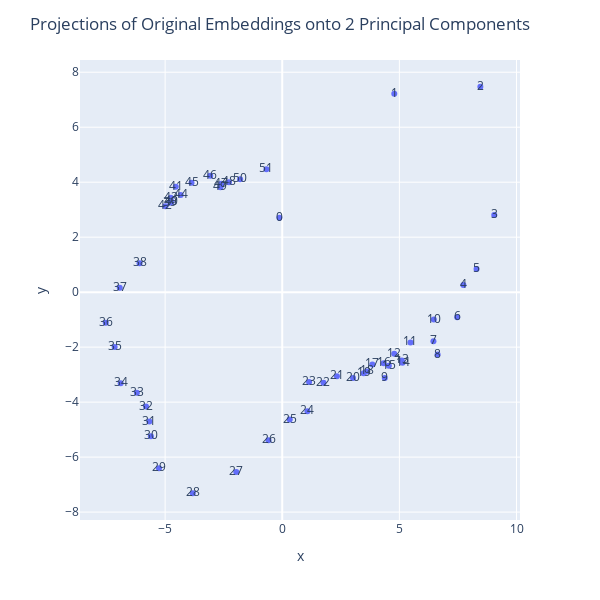
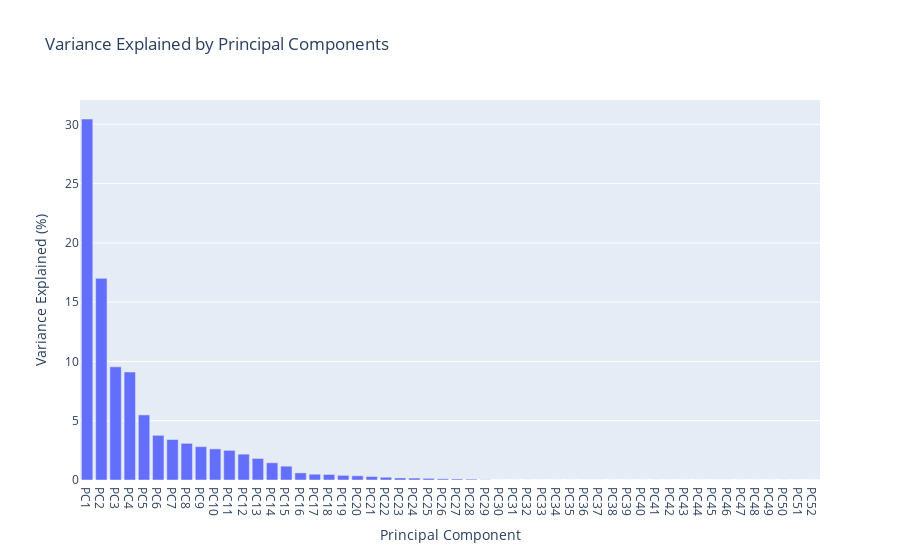
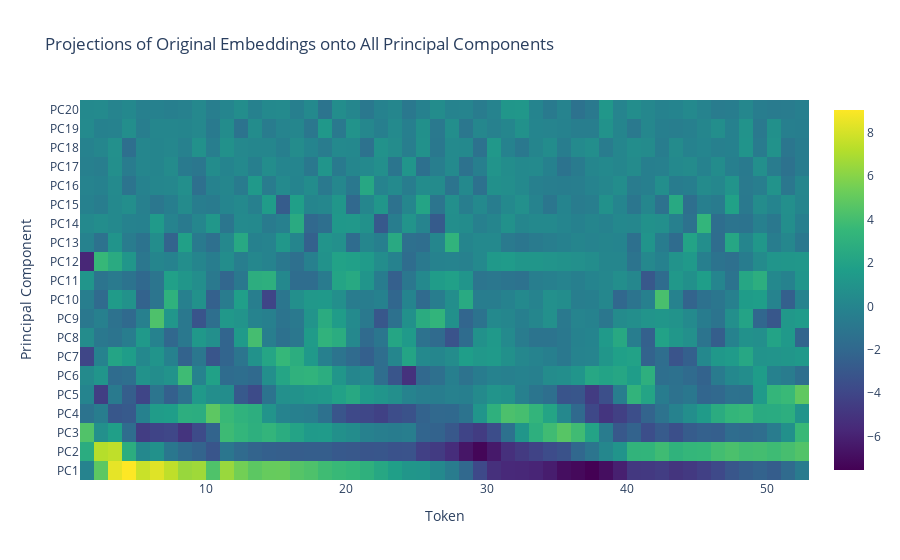

The cell these charts' notebook holds for them, in order:
### Code cell
import plotly.express as px
import numpy as np
import matplotlib.pyplot as plt
from sklearn.linear_model import LinearRegression
from sklearn.metrics import r2_score

embedding = normalized


st = int( (embedding.shape[1] -1) / 2 )
reshaped_embedding = embedding[:,st:,:].squeeze(0)

# Compute the SVD
U, S, V = t.svd(reshaped_embedding)

# Project the data onto the first two principal components
projection = reshaped_embedding @ V[:, :20]

# Convert the projection to a Pandas DataFrame for easy plotting
import pandas as pd
pdf = pd.DataFrame(projection.detach().cpu().numpy(), columns=[ 'PC'+str(i+1) for i in range(20)])

# Create a scatter plot of the projection onto the first two principal components
token_labels = [i for i in range(0, pdf.shape[0] )]


# fig =go.Figure( data=[go.Scatter3d( x=pdf['PC1'], y=pdf['PC2'], z=pdf['PC3'], text=token_labels)])
# fig = px.scatter(x=np.arange(0,pdf['PC3'].shape[0]), y=pdf['PC3'], text=token_labels)
fig = px.scatter(x=pdf['PC1'], y=pdf['PC2'], text=token_labels)
fig.update_layout(
    title='Projections of Original Embeddings onto 2 Principal Components',
    width=600,
    height=600,
)


fig.show()

variance_explained = S ** 2 / (S ** 2).sum()

# Convert to percentage
variance_explained_percentage = variance_explained * 100

# Create a bar chart
fig = go.Figure(
    data=[
        go.Bar(
            x=[f'PC{i+1}' for i in range(len(variance_explained))],
            y=variance_explained_percentage.tolist(),
        )
    ],
    layout=go.Layout(
        title='Variance Explained by Principal Components',
        xaxis_title='Principal Component',
        yaxis_title='Variance Explained (%)',
    )
)

fig.show()

# Project the data onto all of the principal components
Y = reshaped_embedding @ V

print(Y.shape)

Y = Y[:,:20]



# Y now has shape [103, 96] and contains the projection of each original embedding
# onto all of the principal components

# Create a heatmap to visualize the projections
fig = go.Figure(data=go.Heatmap(
    z= Y.t().detach().cpu().numpy(),
    colorscale='Viridis',
    x=list(range(1, 104)),  # Assuming the tokens are numbered from 1 to 103
    y=[f'PC{i+1}' for i in range(Y.size(1))],
))

fig.update_layout(
    title='Projections of Original Embeddings onto All Principal Components',
    xaxis_title='Token',
    yaxis_title='Principal Component',
)

fig.show()


proj = projection.detach().cpu().numpy()

# Prepare data for regression
X = proj[:-1]  # encodings at position p-1
y = proj[1:]   # encodings at position p

# Fit linear regression
lr = LinearRegression()
lr.fit(X, y)

# Predict
y_pred = lr.predict(X)

# Visualize the positional encodings
plt.figure(figsize=(10, 5))
plt.subplot(1, 2, 1)
plt.plot(proj)
plt.title('Positional Encodings')
plt.xlabel('Position')
plt.ylabel('Value')

# Visualize the regression results for a single dimension
# Choose a dimension to visualize
dim = 0
plt.subplot(1, 2, 2)
plt.scatter(X[:, dim], y[:, dim], label='True Encoding')
plt.scatter(X[:, dim], y_pred[:, dim], label='Predicted Encoding', alpha=0.5)
plt.title(f'Regression for Dimension {dim}')
plt.xlabel('Encoding at Position p-1')
plt.ylabel('Encoding at Position p')
plt.legend()

plt.tight_layout()
plt.show()
plt.title(f'Regression for Dimension {0}')
plt.plot(y[:, 0], label='True Encoding')
plt.plot(y_pred[:, 0], label='Predicted Encoding')
plt.show()
plt.title(f'Regression for Dimension {1}')
plt.plot(y[:, 1], label='True Encoding')
plt.plot(y_pred[:, 1], label='Predicted Encoding')
plt.show()
plt.title(f'Regression for Dimension {2}')
plt.plot(y[:, 2], label='True Encoding')
plt.plot(y_pred[:, 2], label='Predicted Encoding')
plt.show()
# Initialize an array to hold the R^2 values
r2_values = np.empty(16)

# Loop through each dimension
for i in range(16):
    r2_values[i] = r2_score(y_pred[:, i], X[:, i])

# Print out the R^2 values
for i, r2 in enumerate(r2_values):
    print(f'R^2 for dimension {i}: {r2:.2f}')

coefficients = lr.coef_
intercept = lr.intercept_
print(coefficients.shape)
print(intercept.shape)
print(coefficients)
print(intercept)

### Figure 1 — Plotly figure (JSON) as saved in the notebook; plotly's stock layout.template omitted (floating-point values rounded to 4 significant figures)
{"data": [{"hovertemplate": "x=%{x}<br>y=%{y}<br>text=%{text}<extra></extra>", "legendgroup": "", "marker": {"color": "#636efa", "symbol": "circle"}, "mode": "markers+text", "name": "", "orientation": "v", "showlegend": false, "text": [0, 1, 2, 3, 4, 5, 6, 7, 8, 9, 10, 11, 12, 13, 14, 15, 16, 17, 18, 19, 20, 21, 22, 23, 24, 25, 26, 27, 28, 29, 30, 31, 32, 33, 34, 35, 36, 37, 38, 39, 40, 41, 42, 43, 44, 45, 46, 47, 48, 49, 50, 51], "type": "scatter", "x": [-0.1222, 4.782, 8.457, 9.05, 7.732, 8.294, 7.468, 6.453, 6.631, 4.376, 6.47, 5.474, 4.781, 5.104, 5.133, 4.55, 4.329, 3.847, 3.611, 3.476, 3.02, 2.333, 1.76, 1.146, 1.076, 0.3185, -0.5868, -1.962, -3.82, -5.262, -5.608, -5.672, -5.815, -6.205, -6.896, -7.154, -7.534, -6.937, -6.091, -4.779, -4.728, -4.545, -4.989, -4.759, -4.335, -3.873, -3.074, -2.601, -2.276, -2.638, -1.799, -0.6752], "xaxis": "x", "y": [2.71, 7.217, 7.472, 2.809, 0.2573, 0.8466, -0.9123, -1.781, -2.269, -3.123, -0.9985, -1.827, -2.242, -2.482, -2.566, -2.672, -2.59, -2.627, -2.883, -2.947, -3.118, -3.054, -3.291, -3.265, -4.333, -4.633, -5.385, -6.539, -7.314, -6.408, -5.237, -4.709, -4.159, -3.661, -3.309, -1.997, -1.114, 0.1637, 1.05, 3.251, 3.285, 3.834, 3.121, 3.431, 3.537, 3.983, 4.238, 3.94, 3.997, 3.817, 4.107, 4.471], "yaxis": "y"}], "layout": {"height": 600, "legend": {"tracegroupgap": 0}, "margin": {"t": 60}, "title": {"text": "Projections of Original Embeddings onto 2 Principal Components"}, "width": 600, "xaxis": {"anchor": "y", "domain": [0, 1], "title": {"text": "x"}}, "yaxis": {"anchor": "x", "domain": [0, 1], "title": {"text": "y"}}}}

### Figure 2 — Plotly figure (JSON) as saved in the notebook; plotly's stock layout.template omitted (floating-point values rounded to 4 significant figures)
{"data": [{"type": "bar", "x": ["PC1", "PC2", "PC3", "PC4", "PC5", "PC6", "PC7", "PC8", "PC9", "PC10", "PC11", "PC12", "PC13", "PC14", "PC15", "PC16", "PC17", "PC18", "PC19", "PC20", "PC21", "PC22", "PC23", "PC24", "PC25", "PC26", "PC27", "PC28", "PC29", "PC30", "PC31", "PC32", "PC33", "PC34", "PC35", "PC36", "PC37", "PC38", "PC39", "PC40", "PC41", "PC42", "PC43", "PC44", "PC45", "PC46", "PC47", "PC48", "PC49", "PC50", "PC51", "PC52"], "y": [30.45, 17.01, 9.542, 9.105, 5.49, 3.768, 3.414, 3.09, 2.811, 2.625, 2.502, 2.182, 1.818, 1.453, 1.167, 0.5995, 0.4887, 0.468, 0.3904, 0.3544, 0.2925, 0.2327, 0.1728, 0.1623, 0.1398, 0.09767, 0.08823, 0.07188, 0.0182, 6.835e-07, 2.121e-11, 6.509e-14, 6.509e-14, 6.509e-14, 6.509e-14, 6.509e-14, 6.509e-14, 6.509e-14, 6.509e-14, 6.509e-14, 6.509e-14, 6.509e-14, 6.509e-14, 6.509e-14, 6.509e-14, 6.509e-14, 6.509e-14, 6.509e-14, 6.509e-14, 6.509e-14, 6.509e-14, 6.509e-14]}], "layout": {"title": {"text": "Variance Explained by Principal Components"}, "xaxis": {"title": {"text": "Principal Component"}}, "yaxis": {"title": {"text": "Variance Explained (%)"}}}}

### Figure 3 — Plotly figure (JSON) as saved in the notebook; plotly's stock layout.template omitted (floating-point values rounded to 4 significant figures; data arrays with more than 128 entries replaced by an {"elided": "..."} marker saying what was removed)
{"data": [{"colorscale": [[0, "#440154"], [0.1111, "#482878"], [0.2222, "#3e4989"], [0.3333, "#31688e"], [0.4444, "#26828e"], [0.5556, "#1f9e89"], [0.6667, "#35b779"], [0.7778, "#6ece58"], [0.8889, "#b5de2b"], [1, "#fde725"]], "type": "heatmap", "x": [1, 2, 3, 4, 5, 6, 7, 8, 9, 10, 11, 12, 13, 14, 15, 16, 17, 18, 19, 20, 21, 22, 23, 24, 25, 26, 27, 28, 29, 30, 31, 32, 33, 34, 35, 36, 37, 38, 39, 40, 41, 42, 43, 44, 45, 46, 47, 48, 49, 50, 51, 52, 53, 54, 55, 56, 57, 58, 59, 60, 61, 62, 63, 64, 65, 66, 67, 68, 69, 70, 71, 72, 73, 74, 75, 76, 77, 78, 79, 80, 81, 82, 83, 84, 85, 86, 87, 88, 89, 90, 91, 92, 93, 94, 95, 96, 97, 98, 99, 100, 101, 102, 103], "y": ["PC1", "PC2", "PC3", "PC4", "PC5", "PC6", "PC7", "PC8", "PC9", "PC10", "PC11", "PC12", "PC13", "PC14", "PC15", "PC16", "PC17", "PC18", "PC19", "PC20"], "z": {"elided": "20x52 float values"}}], "layout": {"title": {"text": "Projections of Original Embeddings onto All Principal Components"}, "xaxis": {"title": {"text": "Token"}}, "yaxis": {"title": {"text": "Principal Component"}}}}
